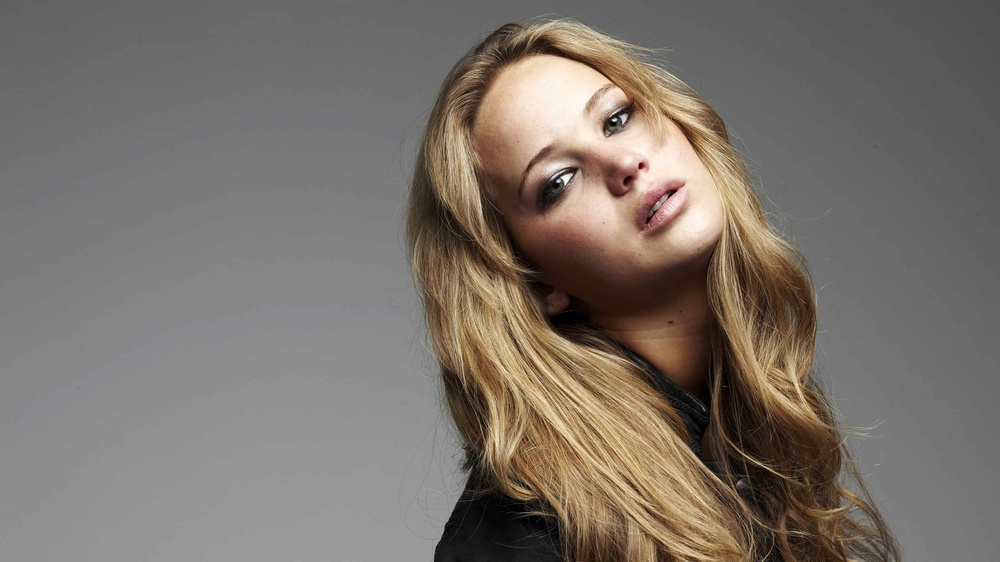
#> input picture a1images/jeniffer.jpg, 1000 x 562 px, shrunk from 3840 x 2160 before the run
$ python question10_bilateral_filter.py
#> lines starting #> are read from the running program, lines starting #| are printed output that depends on the picture
import cv2
import numpy as np
from pathlib import Path
import time
import matplotlib.pyplot as plt

def manual_bilateral_filter(image, diameter, sigma_s, sigma_r):
    if diameter % 2 == 0:
        diameter += 1
    radius = diameter // 2
    h, w = image.shape
    output = np.zeros_like(image, dtype=np.float32)
    padded_image = cv2.copyMakeBorder(image, radius, radius, radius, radius, cv2.BORDER_REFLECT).astype(np.float32)
    y_grid, x_grid = np.mgrid[-radius:radius+1, -radius:radius+1]
    spatial_weights = np.exp(-(x_grid**2 + y_grid**2) / (2 * sigma_s**2))
    for i in range(h):
        for j in range(w):
            local_region = padded_image[i:i+diameter, j:j+diameter]
            center_val = padded_image[i+radius, j+radius]
            range_weights = np.exp(-((local_region - center_val)**2) / (2 * sigma_r**2))
            weights = spatial_weights * range_weights
            output[i, j] = np.sum(local_region * weights) / np.sum(weights)
    return np.clip(output, 0, 255).astype(np.uint8)


def main():
    # Setup paths
    input_image_path = Path('../a1images/jeniffer.jpg')

    if not input_image_path.exists():
        input_image_path = Path('a1images/jeniffer.jpg')
    if not input_image_path.exists():
        input_image_path = Path('../a1images/einstein.png')
    if not input_image_path.exists():
        input_image_path = Path('a1images/einstein.png')

    output_dir = Path('saved_results')
    if not output_dir.exists() and Path('../saved_results').exists():
        output_dir = Path('../saved_results')
    elif not output_dir.exists():
        output_dir.mkdir(parents=True, exist_ok=True)

    print(f"Loading image from: {input_image_path}")
    image = cv2.imread(str(input_image_path))
#> image is the input picture: shape (562, 1000, 3); mean B, G, R 106.8, 114.3, 122.3
    if image is None:
        print(f"Error: Could not load image from {input_image_path}")
        return

    # Convert to grayscale
    gray_image = cv2.cvtColor(image, cv2.COLOR_BGR2GRAY)
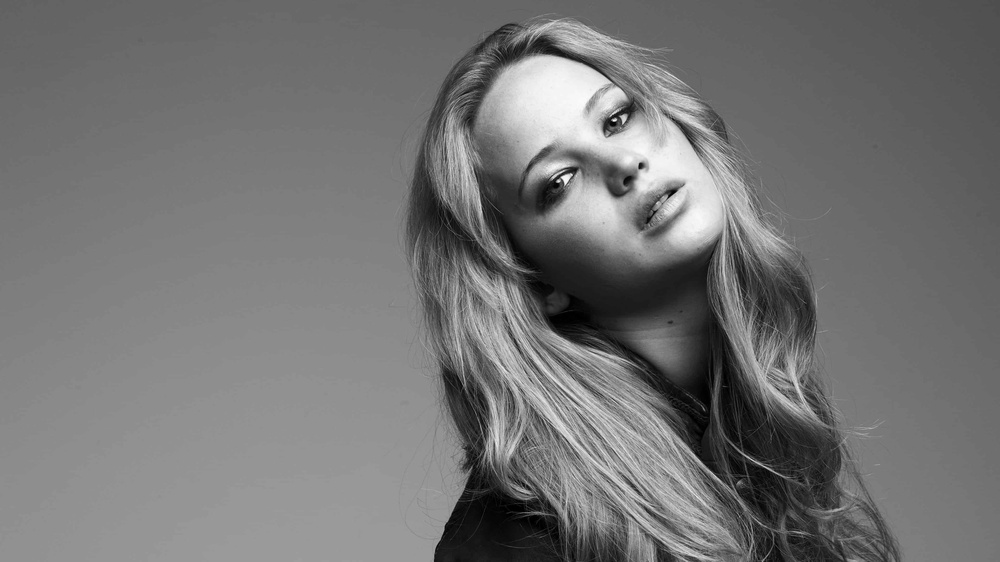
#> gray_image: shape (562, 1000); min 0, max 252, mean 115.8

    # Parameters
    diameter = 9
    sigma_s = 75.0
    sigma_r = 50.0

    results = [("Original", gray_image)]

    # (b) Gaussian smoothing using OpenCV
    print("Applying OpenCV Gaussian Blur...")
    gaussian_cv = cv2.GaussianBlur(gray_image, (diameter, diameter), sigmaX=sigma_s, sigmaY=sigma_s)
    results.append(("Gaussian (OpenCV)", gaussian_cv))

    # (c) Bilateral filtering using OpenCV
    print("Applying OpenCV Bilateral Filter...")
    bilateral_cv = cv2.bilateralFilter(gray_image, d=diameter, sigmaColor=sigma_r, sigmaSpace=sigma_s)
    results.append(("Bilateral (OpenCV)", bilateral_cv))

    # (d) Manual bilateral filtering
    print(f"Applying Manual Bilateral Filter (d={diameter}, sigma_s={sigma_s}, sigma_r={sigma_r})...")
    print("Please wait, manual implementation may take a few seconds...")
    start_time = time.time()
    bilateral_manual = manual_bilateral_filter(gray_image, diameter, sigma_s, sigma_r)
#> in manual_bilateral_filter, `padded_image = cv2.copyMakeBorder(image, radius, radius, radius, radiu..`:
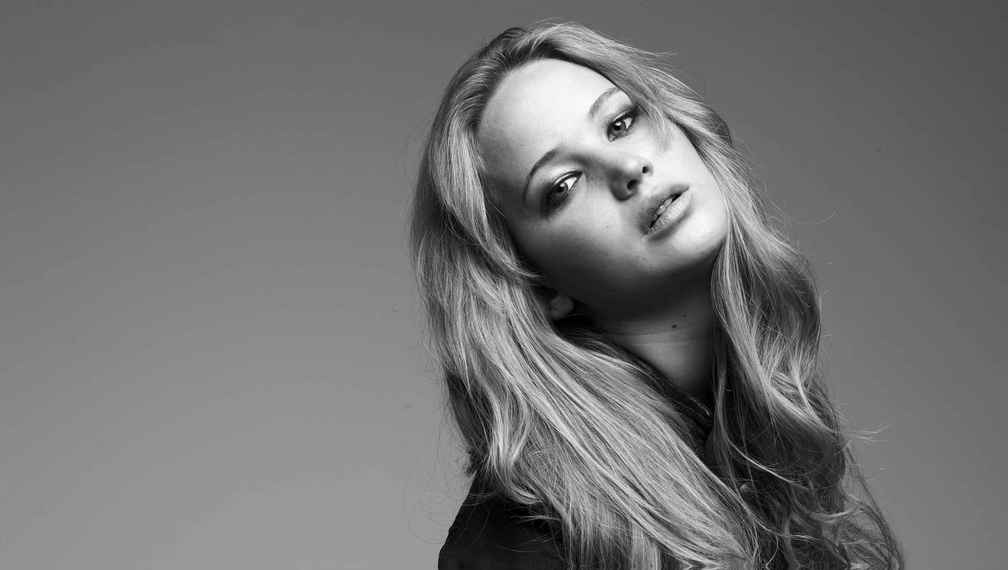
#> padded_image: shape (570, 1008) float32; min 0, max 252, mean 115.6
    end_time = time.time()
    print(f"Manual Bilateral Filter complete in {end_time - start_time:.2f} seconds.")
    results.append(("Bilateral (Manual)", bilateral_manual))

    # Save individual results
    for label, res in results:
        safe_label = label.lower().replace(" ", "_").replace("(", "").replace(")", "")
        out_path = output_dir / f'question10_{safe_label}.png'
        cv2.imwrite(str(out_path), res)
        print(f"Saved: {out_path}")
#> this loop made 4 passes
#> (label, safe_label) on passes 1 to 4: ('Original', 'original'), ('Gaussian (OpenCV)', 'gaussian_opencv'), ('Bilateral (OpenCV)', 'bilateral_opencv'), ('Bilateral (Manual)', 'bilateral_manual')
#| Saved: saved_results/question10_original.png
#| Saved: saved_results/question10_gaussian_opencv.png
#| Saved: saved_results/question10_bilateral_opencv.png
#| Saved: saved_results/question10_bilateral_manual.png

    # ✅ FIX: Create comparison grid with large, visible titles on TOP of each image
    fig, axes = plt.subplots(2, 2, figsize=(14, 12))
    axes = axes.flatten()

    for i, (label, res) in enumerate(results):
        axes[i].imshow(res, cmap='gray')
        axes[i].set_title(label, fontsize=18, fontweight='bold', pad=12)  # ✅ Large bold title
        axes[i].axis('off')
#> this loop made 4 passes

    plt.subplots_adjust(wspace=0.05, hspace=0.25)  # ✅ Extra vertical space for titles
    plt.tight_layout()

    grid_path = output_dir / 'question10_comparison_grid.png'
    plt.savefig(grid_path, dpi=150, bbox_inches='tight', facecolor='white')
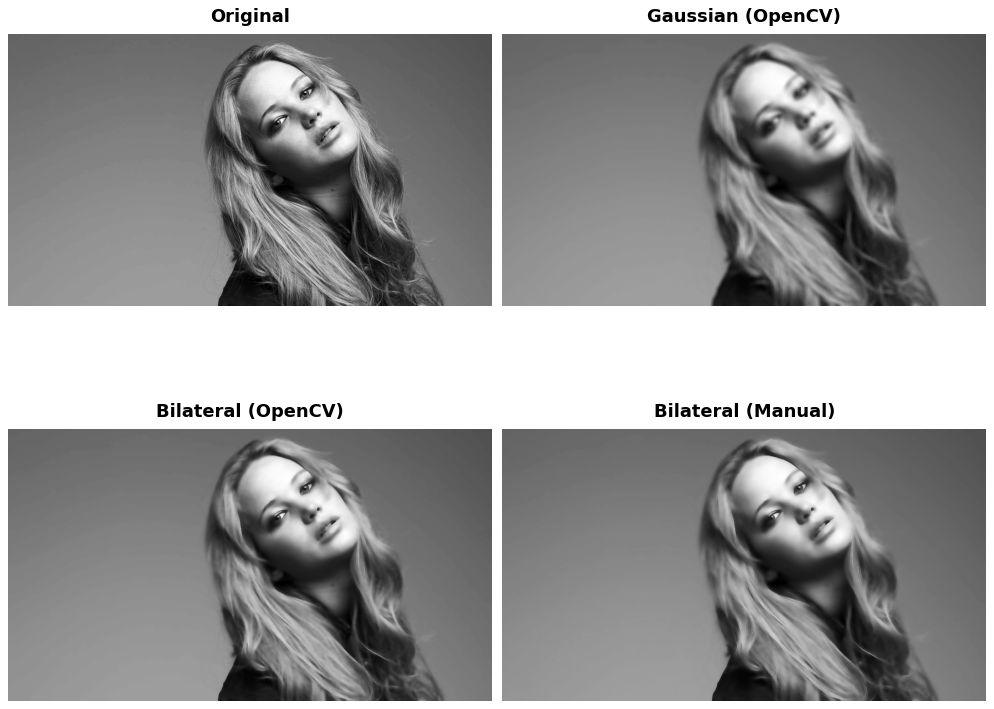
#> figure drawn by matplotlib, 4 panels
    plt.close()
    print(f"Saved comparison grid: {grid_path}")

if __name__ == "__main__":
    main()

$ run again, with a1images/daisy.jpg copied over a1images/jeniffer.jpg
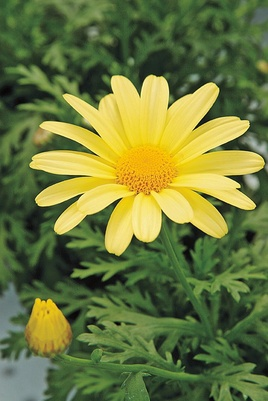
#> input picture a1images/daisy.jpg, 268 x 401 px, shrunk from 561 x 841 before the run
#> in main, image is the input picture: shape (401, 268, 3); mean B, G, R 60.7, 120.3, 108.5
#> in manual_bilateral_filter, `padded_image = cv2.copyMakeBorder(image, radius, radius, radius, radiu..`:
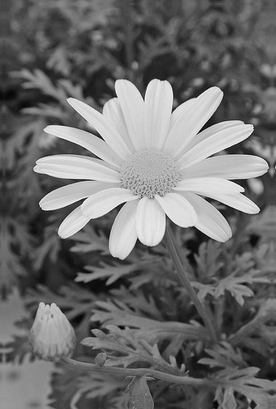
#> padded_image: shape (409, 276) float32; min 3, max 246, mean 109
#> after the loop in manual_bilateral_filter, `for i in range(h):`:
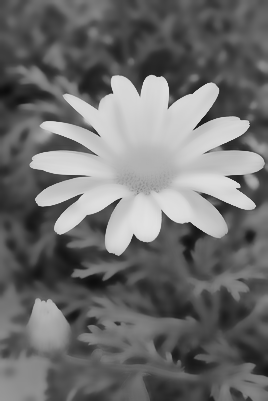
#> output: shape (401, 268) float32; min 12.88, max 227, mean 110.1
#> the loop in main, `for label, res in results:` made 4 passes
#> (label, safe_label) on passes 1 to 4: ('Original', 'original'), ('Gaussian (OpenCV)', 'gaussian_opencv'), ('Bilateral (OpenCV)', 'bilateral_opencv'), ('Bilateral (Manual)', 'bilateral_manual')
#> (printed output is left out)
#> the loop in main, `for i, (label, res) in enumerate(results):` made 4 passes

$ run again, with a1images/emma.jpg copied over a1images/jeniffer.jpg
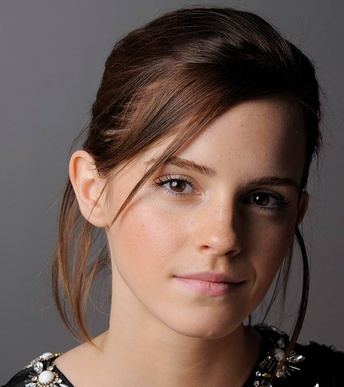
#> input picture a1images/emma.jpg, 344 x 387 px, shrunk from 720 x 810 before the run
#> in main, image is the input picture: shape (387, 344, 3); mean B, G, R 80.1, 87.4, 106.8
#> in manual_bilateral_filter, `padded_image = cv2.copyMakeBorder(image, radius, radius, radius, radiu..`:
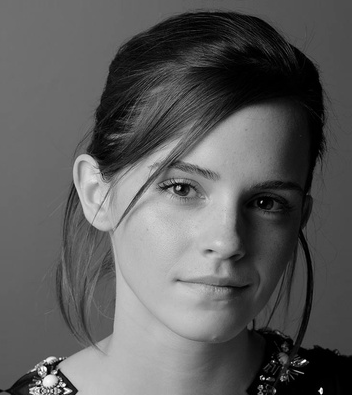
#> padded_image: shape (395, 352) float32; min 0, max 255, mean 92.2
#> the loop in main, `for label, res in results:` made 4 passes
#> (label, safe_label) on passes 1 to 4: ('Original', 'original'), ('Gaussian (OpenCV)', 'gaussian_opencv'), ('Bilateral (OpenCV)', 'bilateral_opencv'), ('Bilateral (Manual)', 'bilateral_manual')
#> (printed output is left out)
#> the loop in main, `for i, (label, res) in enumerate(results):` made 4 passes
#> in main, `plt.savefig(grid_path, dpi=150, bbox_inches='tight', facecolor='white')`:
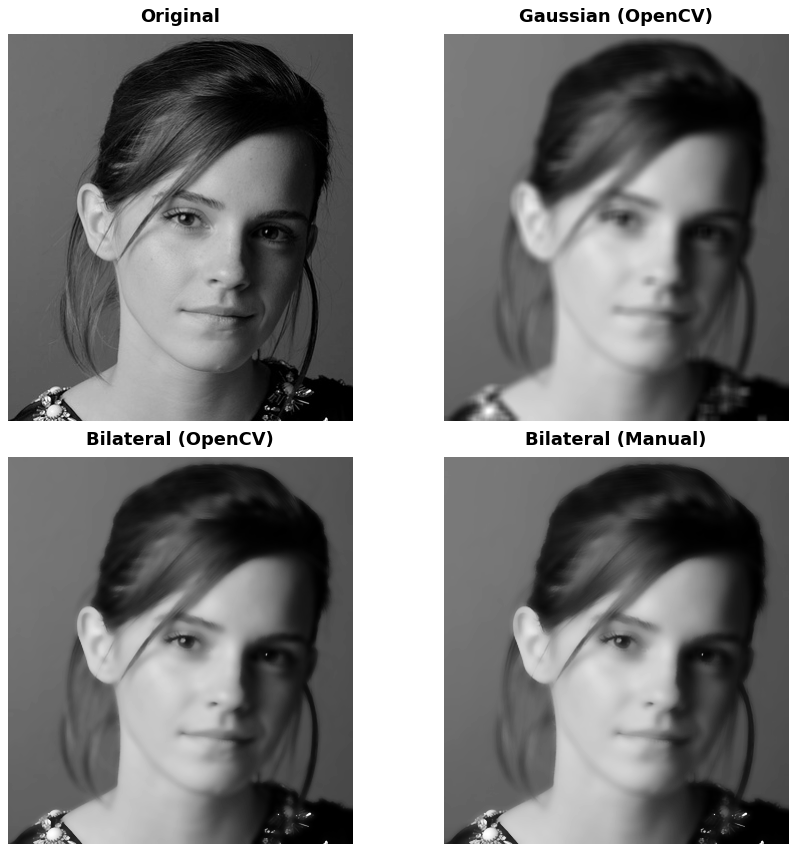
#> figure drawn by matplotlib, 4 panels
